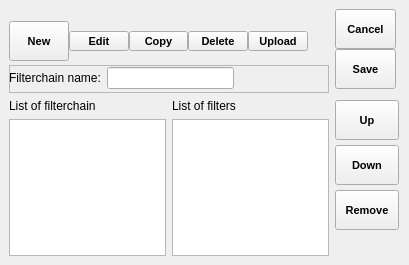
<?xml version="1.0" encoding="UTF-8"?>
<ui version="4.0">
 <class>WinFilterChain</class>
 <widget class="QDockWidget" name="WinFilterChain">
  <property name="geometry">
   <rect>
    <x>0</x>
    <y>0</y>
    <width>409</width>
    <height>265</height>
   </rect>
  </property>
  <property name="minimumSize">
   <size>
    <width>407</width>
    <height>265</height>
   </size>
  </property>
  <property name="features">
   <set>QDockWidget::AllDockWidgetFeatures</set>
  </property>
  <property name="windowTitle">
   <string>Filterchain</string>
  </property>
  <widget class="QWidget" name="centralwidget">
   <layout class="QHBoxLayout" name="verticalLayout">
    <item>
     <layout class="QVBoxLayout" name="verticalLayout_filterchain">
      <item>
       <widget class="QFrame" name="frame_edit">
        <property name="sizePolicy">
         <sizepolicy hsizetype="MinimumExpanding" vsizetype="Fixed">
          <horstretch>0</horstretch>
          <verstretch>0</verstretch>
         </sizepolicy>
        </property>
        <property name="minimumSize">
         <size>
          <width>300</width>
          <height>50</height>
         </size>
        </property>
        <property name="maximumSize">
         <size>
          <width>16777215</width>
          <height>40</height>
         </size>
        </property>
        <property name="frameShape">
         <enum>QFrame::NoFrame</enum>
        </property>
        <property name="frameShadow">
         <enum>QFrame::Plain</enum>
        </property>
        <property name="lineWidth">
         <number>0</number>
        </property>
        <widget class="QWidget" name="layoutWidget">
         <property name="geometry">
          <rect>
           <x>0</x>
           <y>0</y>
           <width>299</width>
           <height>54</height>
          </rect>
         </property>
         <layout class="QHBoxLayout" name="horizontalLayout_edit">
          <property name="spacing">
           <number>0</number>
          </property>
          <property name="sizeConstraint">
           <enum>QLayout::SetDefaultConstraint</enum>
          </property>
          <item>
           <widget class="QToolButton" name="newButton">
            <property name="sizePolicy">
             <sizepolicy hsizetype="MinimumExpanding" vsizetype="Fixed">
              <horstretch>0</horstretch>
              <verstretch>0</verstretch>
             </sizepolicy>
            </property>
            <property name="minimumSize">
             <size>
              <width>0</width>
              <height>40</height>
             </size>
            </property>
            <property name="maximumSize">
             <size>
              <width>16777215</width>
              <height>16777215</height>
             </size>
            </property>
            <property name="font">
             <font>
              <pointsize>8</pointsize>
              <weight>75</weight>
              <italic>false</italic>
              <bold>true</bold>
             </font>
            </property>
            <property name="text">
             <string>New</string>
            </property>
            <property name="icon">
             <iconset>
              <normaloff>../../../../../../../usr/share/icons/gnome/24x24/actions/document-new.png</normaloff>../../../../../../../usr/share/icons/gnome/24x24/actions/document-new.png</iconset>
            </property>
            <property name="toolButtonStyle">
             <enum>Qt::ToolButtonTextUnderIcon</enum>
            </property>
           </widget>
          </item>
          <item>
           <widget class="QToolButton" name="editButton">
            <property name="sizePolicy">
             <sizepolicy hsizetype="MinimumExpanding" vsizetype="Fixed">
              <horstretch>0</horstretch>
              <verstretch>0</verstretch>
             </sizepolicy>
            </property>
            <property name="maximumSize">
             <size>
              <width>16777215</width>
              <height>16777215</height>
             </size>
            </property>
            <property name="font">
             <font>
              <pointsize>8</pointsize>
              <weight>75</weight>
              <italic>false</italic>
              <bold>true</bold>
             </font>
            </property>
            <property name="text">
             <string>Edit</string>
            </property>
            <property name="icon">
             <iconset>
              <normaloff>../../../../../../../usr/share/icons/gnome/24x24/actions/edit-select-all.png</normaloff>../../../../../../../usr/share/icons/gnome/24x24/actions/edit-select-all.png</iconset>
            </property>
            <property name="toolButtonStyle">
             <enum>Qt::ToolButtonTextUnderIcon</enum>
            </property>
           </widget>
          </item>
          <item>
           <widget class="QToolButton" name="copyButton">
            <property name="sizePolicy">
             <sizepolicy hsizetype="MinimumExpanding" vsizetype="Fixed">
              <horstretch>0</horstretch>
              <verstretch>0</verstretch>
             </sizepolicy>
            </property>
            <property name="maximumSize">
             <size>
              <width>16777215</width>
              <height>16777215</height>
             </size>
            </property>
            <property name="font">
             <font>
              <pointsize>8</pointsize>
              <weight>75</weight>
              <bold>true</bold>
             </font>
            </property>
            <property name="text">
             <string>Copy</string>
            </property>
            <property name="icon">
             <iconset>
              <normaloff>../../../../../../../usr/share/icons/gnome/24x24/actions/edit-copy.png</normaloff>../../../../../../../usr/share/icons/gnome/24x24/actions/edit-copy.png</iconset>
            </property>
            <property name="toolButtonStyle">
             <enum>Qt::ToolButtonTextUnderIcon</enum>
            </property>
           </widget>
          </item>
          <item>
           <widget class="QToolButton" name="deleteButton">
            <property name="sizePolicy">
             <sizepolicy hsizetype="MinimumExpanding" vsizetype="Fixed">
              <horstretch>0</horstretch>
              <verstretch>0</verstretch>
             </sizepolicy>
            </property>
            <property name="maximumSize">
             <size>
              <width>16777215</width>
              <height>16777215</height>
             </size>
            </property>
            <property name="font">
             <font>
              <pointsize>8</pointsize>
              <weight>75</weight>
              <bold>true</bold>
             </font>
            </property>
            <property name="text">
             <string>Delete</string>
            </property>
            <property name="icon">
             <iconset>
              <normaloff>../../../../../../../usr/share/icons/gnome/24x24/actions/edit-delete.png</normaloff>../../../../../../../usr/share/icons/gnome/24x24/actions/edit-delete.png</iconset>
            </property>
            <property name="toolButtonStyle">
             <enum>Qt::ToolButtonTextUnderIcon</enum>
            </property>
           </widget>
          </item>
          <item>
           <widget class="QToolButton" name="uploadButton">
            <property name="sizePolicy">
             <sizepolicy hsizetype="MinimumExpanding" vsizetype="Fixed">
              <horstretch>0</horstretch>
              <verstretch>0</verstretch>
             </sizepolicy>
            </property>
            <property name="maximumSize">
             <size>
              <width>16777215</width>
              <height>16777215</height>
             </size>
            </property>
            <property name="font">
             <font>
              <pointsize>8</pointsize>
              <weight>75</weight>
              <italic>false</italic>
              <bold>true</bold>
             </font>
            </property>
            <property name="text">
             <string>Upload</string>
            </property>
            <property name="icon">
             <iconset>
              <normaloff>../../../../../../../usr/share/icons/gnome/24x24/actions/view-restore.png</normaloff>../../../../../../../usr/share/icons/gnome/24x24/actions/view-restore.png</iconset>
            </property>
            <property name="toolButtonStyle">
             <enum>Qt::ToolButtonTextUnderIcon</enum>
            </property>
           </widget>
          </item>
         </layout>
        </widget>
       </widget>
      </item>
      <item>
       <widget class="QFrame" name="frame_editing">
        <property name="enabled">
         <bool>true</bool>
        </property>
        <property name="sizePolicy">
         <sizepolicy hsizetype="Preferred" vsizetype="Preferred">
          <horstretch>0</horstretch>
          <verstretch>0</verstretch>
         </sizepolicy>
        </property>
        <property name="minimumSize">
         <size>
          <width>0</width>
          <height>28</height>
         </size>
        </property>
        <property name="autoFillBackground">
         <bool>false</bool>
        </property>
        <property name="frameShape">
         <enum>QFrame::StyledPanel</enum>
        </property>
        <property name="frameShadow">
         <enum>QFrame::Raised</enum>
        </property>
        <widget class="QWidget" name="layoutWidget">
         <property name="geometry">
          <rect>
           <x>0</x>
           <y>0</y>
           <width>225</width>
           <height>26</height>
          </rect>
         </property>
         <layout class="QHBoxLayout" name="horizontalLayout">
          <item>
           <widget class="QLabel" name="label">
            <property name="text">
             <string>Filterchain name:</string>
            </property>
           </widget>
          </item>
          <item>
           <widget class="QLineEdit" name="filterchainEdit"/>
          </item>
         </layout>
        </widget>
       </widget>
      </item>
      <item>
       <layout class="QHBoxLayout" name="horizontalLayout_2">
        <item>
         <layout class="QVBoxLayout" name="verticalLayout_6">
          <item>
           <widget class="QLabel" name="label_2">
            <property name="text">
             <string>List of filterchain</string>
            </property>
           </widget>
          </item>
          <item>
           <widget class="QListWidget" name="filterchainListWidget"/>
          </item>
         </layout>
        </item>
        <item>
         <layout class="QVBoxLayout" name="verticalLayout_7">
          <item>
           <widget class="QLabel" name="label_3">
            <property name="text">
             <string>List of filters</string>
            </property>
           </widget>
          </item>
          <item>
           <widget class="QListWidget" name="filterListWidget"/>
          </item>
         </layout>
        </item>
       </layout>
      </item>
     </layout>
    </item>
    <item>
     <layout class="QVBoxLayout" name="verticalLayout_3">
      <item>
       <widget class="QFrame" name="frame_editing_2">
        <property name="sizePolicy">
         <sizepolicy hsizetype="Minimum" vsizetype="Fixed">
          <horstretch>0</horstretch>
          <verstretch>0</verstretch>
         </sizepolicy>
        </property>
        <property name="minimumSize">
         <size>
          <width>65</width>
          <height>0</height>
         </size>
        </property>
        <property name="maximumSize">
         <size>
          <width>65</width>
          <height>80</height>
         </size>
        </property>
        <property name="layoutDirection">
         <enum>Qt::RightToLeft</enum>
        </property>
        <property name="frameShape">
         <enum>QFrame::NoFrame</enum>
        </property>
        <property name="frameShadow">
         <enum>QFrame::Plain</enum>
        </property>
        <property name="lineWidth">
         <number>0</number>
        </property>
        <widget class="QWidget" name="verticalLayoutWidget_3">
         <property name="geometry">
          <rect>
           <x>0</x>
           <y>0</y>
           <width>61</width>
           <height>82</height>
          </rect>
         </property>
         <layout class="QVBoxLayout" name="verticalLayout_4">
          <property name="spacing">
           <number>0</number>
          </property>
          <item>
           <widget class="QToolButton" name="cancelButton">
            <property name="sizePolicy">
             <sizepolicy hsizetype="MinimumExpanding" vsizetype="Fixed">
              <horstretch>0</horstretch>
              <verstretch>0</verstretch>
             </sizepolicy>
            </property>
            <property name="minimumSize">
             <size>
              <width>0</width>
              <height>40</height>
             </size>
            </property>
            <property name="font">
             <font>
              <pointsize>8</pointsize>
              <weight>75</weight>
              <italic>false</italic>
              <bold>true</bold>
             </font>
            </property>
            <property name="text">
             <string>Cancel</string>
            </property>
            <property name="toolButtonStyle">
             <enum>Qt::ToolButtonTextUnderIcon</enum>
            </property>
           </widget>
          </item>
          <item>
           <widget class="QToolButton" name="saveButton">
            <property name="sizePolicy">
             <sizepolicy hsizetype="MinimumExpanding" vsizetype="Fixed">
              <horstretch>0</horstretch>
              <verstretch>0</verstretch>
             </sizepolicy>
            </property>
            <property name="minimumSize">
             <size>
              <width>0</width>
              <height>40</height>
             </size>
            </property>
            <property name="font">
             <font>
              <pointsize>8</pointsize>
              <weight>75</weight>
              <italic>false</italic>
              <bold>true</bold>
             </font>
            </property>
            <property name="text">
             <string>Save</string>
            </property>
            <property name="toolButtonStyle">
             <enum>Qt::ToolButtonTextUnderIcon</enum>
            </property>
           </widget>
          </item>
         </layout>
        </widget>
       </widget>
      </item>
      <item>
       <widget class="QFrame" name="frame_filter_edit">
        <property name="sizePolicy">
         <sizepolicy hsizetype="MinimumExpanding" vsizetype="Fixed">
          <horstretch>0</horstretch>
          <verstretch>0</verstretch>
         </sizepolicy>
        </property>
        <property name="minimumSize">
         <size>
          <width>65</width>
          <height>0</height>
         </size>
        </property>
        <property name="maximumSize">
         <size>
          <width>65</width>
          <height>250</height>
         </size>
        </property>
        <property name="layoutDirection">
         <enum>Qt::RightToLeft</enum>
        </property>
        <property name="frameShape">
         <enum>QFrame::NoFrame</enum>
        </property>
        <property name="frameShadow">
         <enum>QFrame::Plain</enum>
        </property>
        <property name="lineWidth">
         <number>0</number>
        </property>
        <widget class="QWidget" name="verticalLayoutWidget">
         <property name="geometry">
          <rect>
           <x>0</x>
           <y>0</y>
           <width>64</width>
           <height>141</height>
          </rect>
         </property>
         <layout class="QVBoxLayout" name="verticalLayout_2">
          <property name="spacing">
           <number>0</number>
          </property>
          <item>
           <widget class="QToolButton" name="upButton">
            <property name="sizePolicy">
             <sizepolicy hsizetype="MinimumExpanding" vsizetype="Fixed">
              <horstretch>0</horstretch>
              <verstretch>0</verstretch>
             </sizepolicy>
            </property>
            <property name="minimumSize">
             <size>
              <width>0</width>
              <height>40</height>
             </size>
            </property>
            <property name="font">
             <font>
              <pointsize>8</pointsize>
              <weight>75</weight>
              <bold>true</bold>
             </font>
            </property>
            <property name="text">
             <string>Up</string>
            </property>
            <property name="icon">
             <iconset>
              <normaloff>../../../../../../../usr/share/icons/gnome/24x24/actions/up.png</normaloff>../../../../../../../usr/share/icons/gnome/24x24/actions/up.png</iconset>
            </property>
            <property name="toolButtonStyle">
             <enum>Qt::ToolButtonTextUnderIcon</enum>
            </property>
           </widget>
          </item>
          <item>
           <widget class="QToolButton" name="downButton">
            <property name="sizePolicy">
             <sizepolicy hsizetype="MinimumExpanding" vsizetype="Fixed">
              <horstretch>0</horstretch>
              <verstretch>0</verstretch>
             </sizepolicy>
            </property>
            <property name="minimumSize">
             <size>
              <width>0</width>
              <height>40</height>
             </size>
            </property>
            <property name="font">
             <font>
              <pointsize>8</pointsize>
              <weight>75</weight>
              <bold>true</bold>
             </font>
            </property>
            <property name="toolTip">
             <string/>
            </property>
            <property name="text">
             <string>Down</string>
            </property>
            <property name="icon">
             <iconset>
              <normaloff>../../../../../../../usr/share/icons/gnome/24x24/actions/down.png</normaloff>../../../../../../../usr/share/icons/gnome/24x24/actions/down.png</iconset>
            </property>
            <property name="checkable">
             <bool>false</bool>
            </property>
            <property name="toolButtonStyle">
             <enum>Qt::ToolButtonTextUnderIcon</enum>
            </property>
           </widget>
          </item>
          <item>
           <widget class="QToolButton" name="removeButton">
            <property name="sizePolicy">
             <sizepolicy hsizetype="MinimumExpanding" vsizetype="Fixed">
              <horstretch>0</horstretch>
              <verstretch>0</verstretch>
             </sizepolicy>
            </property>
            <property name="minimumSize">
             <size>
              <width>0</width>
              <height>40</height>
             </size>
            </property>
            <property name="font">
             <font>
              <pointsize>8</pointsize>
              <weight>75</weight>
              <bold>true</bold>
             </font>
            </property>
            <property name="text">
             <string>Remove</string>
            </property>
            <property name="icon">
             <iconset>
              <normaloff>../../../../../../../usr/share/icons/gnome/24x24/actions/remove.png</normaloff>../../../../../../../usr/share/icons/gnome/24x24/actions/remove.png</iconset>
            </property>
            <property name="toolButtonStyle">
             <enum>Qt::ToolButtonTextUnderIcon</enum>
            </property>
           </widget>
          </item>
         </layout>
        </widget>
       </widget>
      </item>
     </layout>
    </item>
   </layout>
  </widget>
 </widget>
 <resources/>
 <connections/>
</ui>
